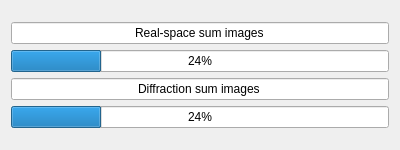
<?xml version="1.0" encoding="UTF-8"?>
<ui version="4.0">
 <class>LoadingBox</class>
 <widget class="QDialog" name="LoadingBox">
  <property name="geometry">
   <rect>
    <x>0</x>
    <y>0</y>
    <width>400</width>
    <height>150</height>
   </rect>
  </property>
  <property name="minimumSize">
   <size>
    <width>400</width>
    <height>144</height>
   </size>
  </property>
  <property name="maximumSize">
   <size>
    <width>400</width>
    <height>150</height>
   </size>
  </property>
  <property name="windowTitle">
   <string>Dialog</string>
  </property>
  <layout class="QGridLayout" name="gridLayout">
   <item row="2" column="0">
    <layout class="QGridLayout" name="gridLayout_6">
     <item row="1" column="1">
      <widget class="QProgressBar" name="realProgress">
       <property name="sizePolicy">
        <sizepolicy hsizetype="Expanding" vsizetype="Fixed">
         <horstretch>2</horstretch>
         <verstretch>0</verstretch>
        </sizepolicy>
       </property>
       <property name="value">
        <number>24</number>
       </property>
      </widget>
     </item>
     <item row="3" column="1">
      <widget class="QProgressBar" name="recipProgress">
       <property name="sizePolicy">
        <sizepolicy hsizetype="Expanding" vsizetype="Fixed">
         <horstretch>2</horstretch>
         <verstretch>0</verstretch>
        </sizepolicy>
       </property>
       <property name="value">
        <number>24</number>
       </property>
      </widget>
     </item>
     <item row="2" column="1">
      <widget class="QLineEdit" name="lineEdit_2">
       <property name="sizePolicy">
        <sizepolicy hsizetype="Expanding" vsizetype="Fixed">
         <horstretch>0</horstretch>
         <verstretch>0</verstretch>
        </sizepolicy>
       </property>
       <property name="text">
        <string>Diffraction sum images</string>
       </property>
       <property name="alignment">
        <set>Qt::AlignCenter</set>
       </property>
       <property name="readOnly">
        <bool>true</bool>
       </property>
      </widget>
     </item>
     <item row="0" column="1">
      <widget class="QLineEdit" name="lineEdit">
       <property name="sizePolicy">
        <sizepolicy hsizetype="Expanding" vsizetype="Fixed">
         <horstretch>0</horstretch>
         <verstretch>0</verstretch>
        </sizepolicy>
       </property>
       <property name="text">
        <string>Real-space sum images</string>
       </property>
       <property name="alignment">
        <set>Qt::AlignCenter</set>
       </property>
       <property name="readOnly">
        <bool>true</bool>
       </property>
      </widget>
     </item>
    </layout>
   </item>
  </layout>
 </widget>
 <resources/>
 <connections/>
 <slots>
  <slot>check_if_valid()</slot>
  <slot>cancel()</slot>
  <slot>update_value(int)</slot>
  <slot>receive_value()</slot>
  <slot>restore_default()</slot>
  <slot>change_button()</slot>
 </slots>
 <buttongroups>
  <buttongroup name="spaceGroup"/>
 </buttongroups>
</ui>
